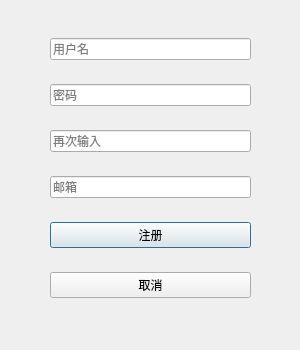
<?xml version="1.0" encoding="UTF-8"?>
<ui version="4.0">
 <class>Register</class>
 <widget class="QDialog" name="Register">
  <property name="geometry">
   <rect>
    <x>0</x>
    <y>0</y>
    <width>300</width>
    <height>350</height>
   </rect>
  </property>
  <property name="windowTitle">
   <string>Dialog</string>
  </property>
  <widget class="QWidget" name="layoutWidget">
   <property name="geometry">
    <rect>
     <x>50</x>
     <y>20</y>
     <width>201</width>
     <height>301</height>
    </rect>
   </property>
   <layout class="QVBoxLayout" name="verticalLayout">
    <item>
     <widget class="QLineEdit" name="lineEdit">
      <property name="maxLength">
       <number>15</number>
      </property>
      <property name="placeholderText">
       <string>用户名</string>
      </property>
      <property name="clearButtonEnabled">
       <bool>true</bool>
      </property>
     </widget>
    </item>
    <item>
     <widget class="QLineEdit" name="lineEdit_2">
      <property name="maxLength">
       <number>30</number>
      </property>
      <property name="placeholderText">
       <string>密码</string>
      </property>
      <property name="clearButtonEnabled">
       <bool>true</bool>
      </property>
     </widget>
    </item>
    <item>
     <widget class="QLineEdit" name="lineEdit_3">
      <property name="maxLength">
       <number>20</number>
      </property>
      <property name="echoMode">
       <enum>QLineEdit::Password</enum>
      </property>
      <property name="placeholderText">
       <string>再次输入</string>
      </property>
      <property name="clearButtonEnabled">
       <bool>true</bool>
      </property>
     </widget>
    </item>
    <item>
     <widget class="QLineEdit" name="lineEdit_4">
      <property name="maxLength">
       <number>20</number>
      </property>
      <property name="placeholderText">
       <string>邮箱</string>
      </property>
      <property name="clearButtonEnabled">
       <bool>true</bool>
      </property>
     </widget>
    </item>
    <item>
     <widget class="QPushButton" name="pushButton">
      <property name="text">
       <string>注册</string>
      </property>
     </widget>
    </item>
    <item>
     <widget class="QPushButton" name="pushButton_2">
      <property name="text">
       <string>取消</string>
      </property>
     </widget>
    </item>
   </layout>
  </widget>
 </widget>
 <resources/>
 <connections>
  <connection>
   <sender>pushButton_2</sender>
   <signal>clicked()</signal>
   <receiver>Register</receiver>
   <slot>close()</slot>
   <hints>
    <hint type="sourcelabel">
     <x>149</x>
     <y>291</y>
    </hint>
    <hint type="destinationlabel">
     <x>151</x>
     <y>315</y>
    </hint>
   </hints>
  </connection>
 </connections>
</ui>
